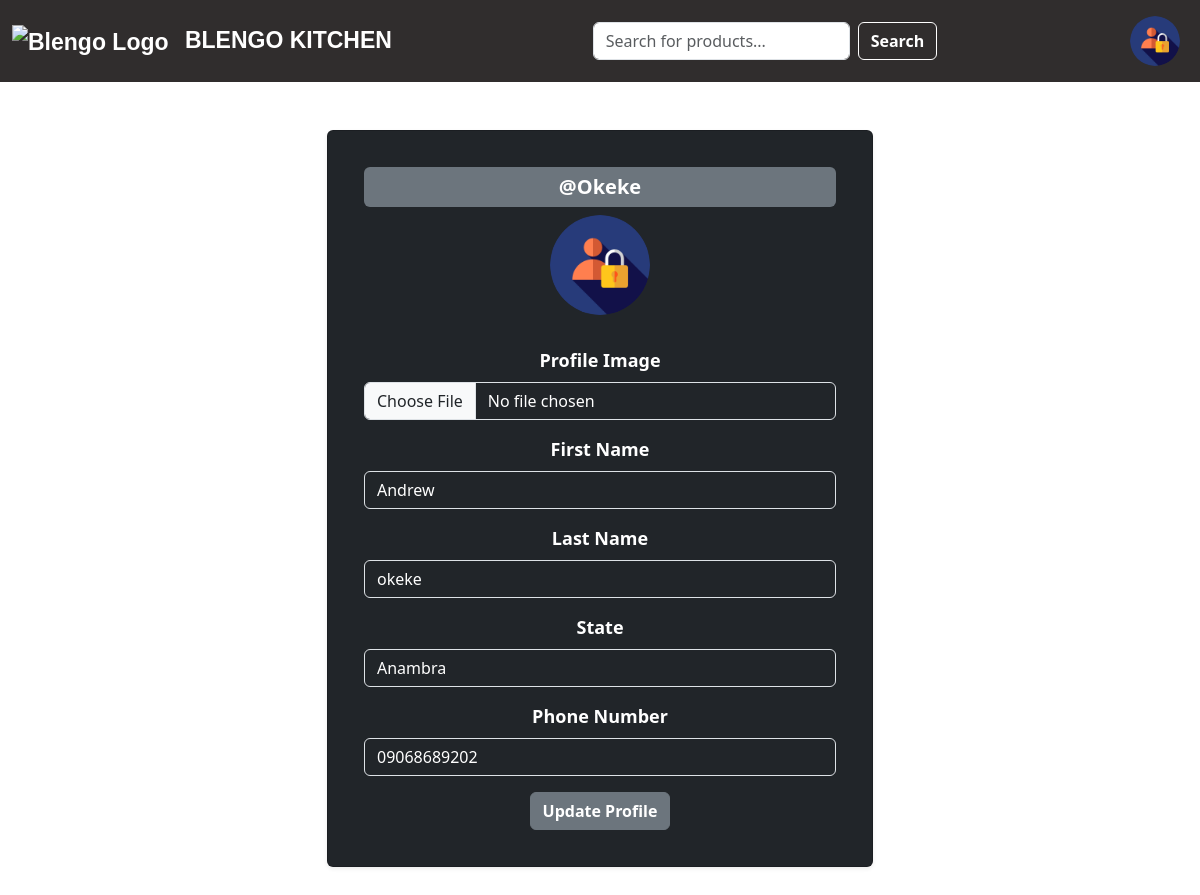
Screenshot of /profile/ (signed in) with the database file from the repository.
### base/models.py (models this page shows, shortened)
class Profile(models.Model):
    user = models.ForeignKey(User, on_delete=models.CASCADE)
    profileimage = models.ImageField(upload_to='profile_images',null=True,default="login_295128.png")
    firstname = models.CharField(max_length=200,null=True,blank=True)
    lastname = models.CharField(max_length=200,null=True,blank=True)
    state = models.CharField(max_length=200,null=True,blank=True)
    phonenumber=models.CharField(max_length=20, null=True,blank=True)

### base/views.py (the view, shortened to what this page needs)
# urls.py: path('profile/',views.profile,name='profile'),
def profile(request):
    profile = Profile.objects.get(user=request.user)
    profiles = Profile.objects.all()
    context = {'profiles':profiles}
    return render(request,'profile.html',context)

### base/context_processors.py (called while the page is built)
def user_profile(request):
    if request.user.is_authenticated:
        try:
            profile = Profile.objects.get(user=request.user)
        except Profile.DoesNotExist:
            profile = None
    else:
        profile = None
    return {'user_profile': profile}

### template/profile.html (shortened to what this page needs)
{% extends 'home.html' %}
{% block content %}
{% include 'nav-bar.html' %}
<div class="container mt-5">
    <div class="row">
        <div class="col-md-6 offset-md-3">
            {% for profile in profiles %}
                {% if request.user == profile.user %}
                <div class="card shadow-sm p-3 mb-5 bg-dark text-white rounded">
                    <div class="card-body text-center">
                        <h2 style="font-weight: bold;font-size: 20px;" class="bg-secondary p-2 rounded">@{{ profile.user|capfirst }}</h2>
                        <img src="{{ profile.profileimage.url }}" class="rounded-circle mb-3" width="100" height="100" alt="{{ user.username }}'s profile picture"/>
                        <form method="POST" action="{% url 'profile' %}" enctype="multipart/form-data" class="mt-3">
                            <div class="mb-3">
                                <label for="profileimage" class="form-label">Profile Image</label>
                                <input type="file" class="form-control bg-dark text-white" id="profileimage" name="profileimage"/>
                            </div>
                            <div class="mb-3">
                                <label for="firstname" class="form-label">First Name</label>
                                <input type="text" class="form-control bg-dark text-white" id="firstname" value="{{ profile.firstname }}" name="firstname" placeholder="First Name"/>
                            </div>
                            <div class="mb-3">
                                <label for="lastname" class="form-label">Last Name</label>
                                <input type="text" class="form-control bg-dark text-white" id="lastname" value="{{ profile.lastname }}" name="lastname" placeholder="Last Name"/>
                            </div>
                            <div class="mb-3">
                                <label for="state" class="form-label">State</label>
                                <input type="text" class="form-control bg-dark text-white" id="state" value="{{ profile.state }}" name="state" placeholder="State"/>
                            </div>
                            <div class="mb-3">
                                <label for="phonenumber" class="form-label">Phone Number</label>
                                <input type="text" class="form-control bg-dark text-white" id="phonenumber" value="{{ profile.phonenumber }}" name="phonenumber" placeholder="Phone Number"/>
                            </div>
                            <button style="font-weight: bold;" type="submit" class="btn btn-secondary">Update Profile</button>
                        </form>
                    </div>
                </div>
                {% endif %}
            {% endfor %}
        </div>
    </div>
</div>
{% endblock %}

### template/nav-bar.html (shortened to what this page needs)
{% load static %}
<nav class="navbar navbar-expand-lg navbar-custom">
    <div class="container-fluid">
        <a class="navbar-brand" href="{% url 'home' %}">
            <img src="{{images.logoimage.url}}" alt="Blengo Logo" style="height: 40px; margin-right: 10px;">
            BLENGO KITCHEN
        </a>
        <div class="collapse navbar-collapse" id="navbarNav">
            {% if user.is_authenticated %}
            <form class="d-flex mx-auto" method="GET" action="{% url 'home' %}">
                <input class="form-control me-2" type="search" placeholder="Search for products..." aria-label="Search" name="q">
                <button class="btn btn-outline-success" type="submit">Search</button>
            </form>
            <ul class="navbar-nav ms-auto mb-2 mb-lg-0">
                <li class="nav-item dropdown">
                    <a class="nav-link" href="#" id="profileDropdown" role="button" data-bs-toggle="dropdown" aria-expanded="false">
                        <img src="{{user_profile.profileimage.url}}" class="rounded-circle" width="50" height="50" alt="{{ user.username }}'s profile picture">
                    </a>
                </li>
            </ul>
            {% endif %}
        </div>
    </div>
</nav>

### template/nav-bar.html (style rules this page uses)
.navbar-custom { background-color: rgb(48, 45, 45); }
.navbar-custom .navbar-brand, .navbar-custom .nav-link, .navbar-custom .navbar-toggler-icon { color: #FFFFFF; }
.nav-item { font-size: 16px; }
.navbar-custom .btn-outline-success { color: #FFFFFF; border-color: #FFFFFF; }
.navbar-brand { font-weight: bolder; font-family:fantasy,Verdana, Geneva, Tahoma, sans-serif; font-size: 23px; }

### rows the page displays
Profile: profileimage (picture), user "Okeke", firstname "Andrew", lastname "okeke", state "Anambra", phonenumber "09068689202"
